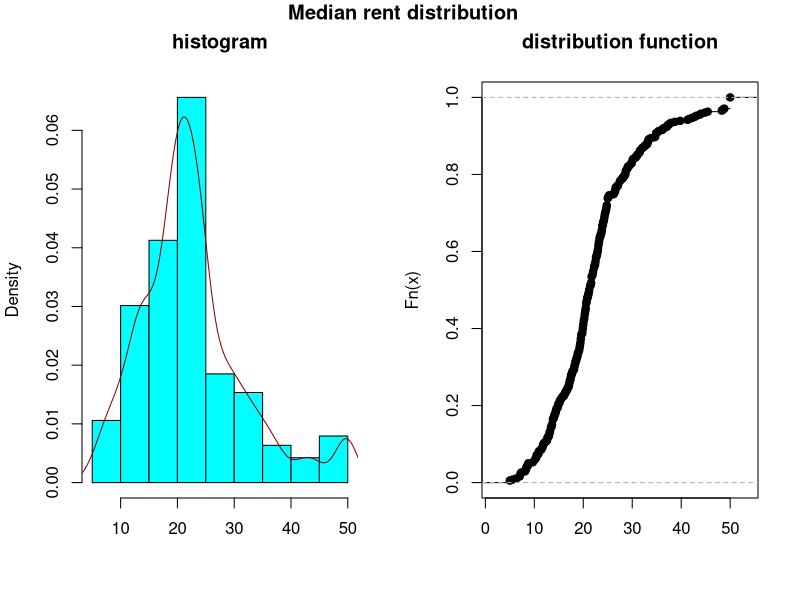
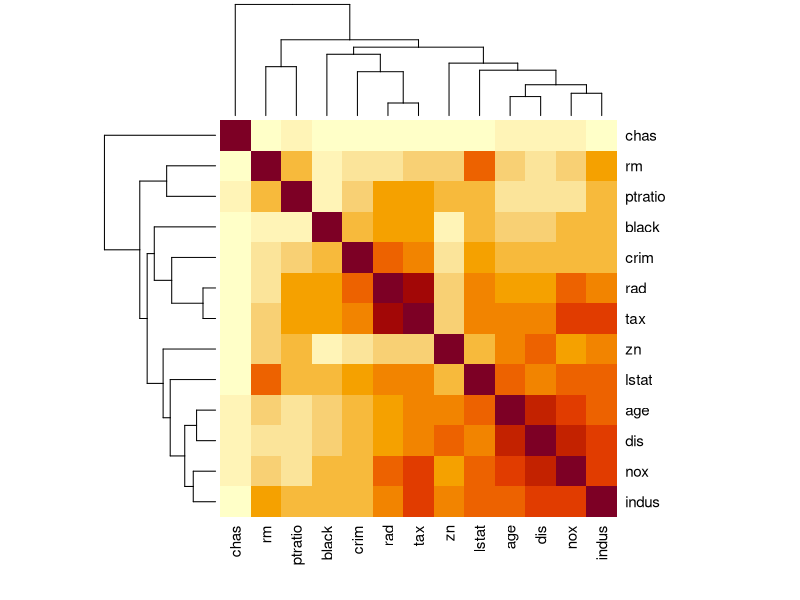
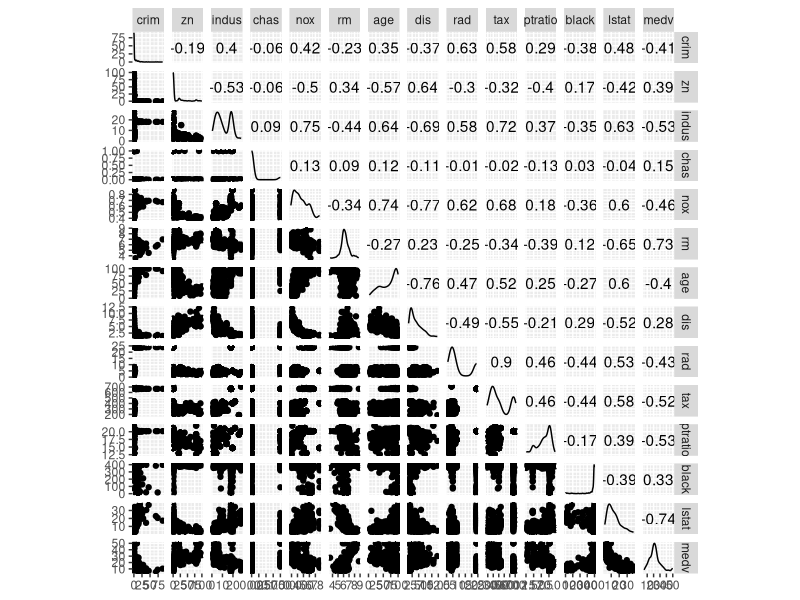
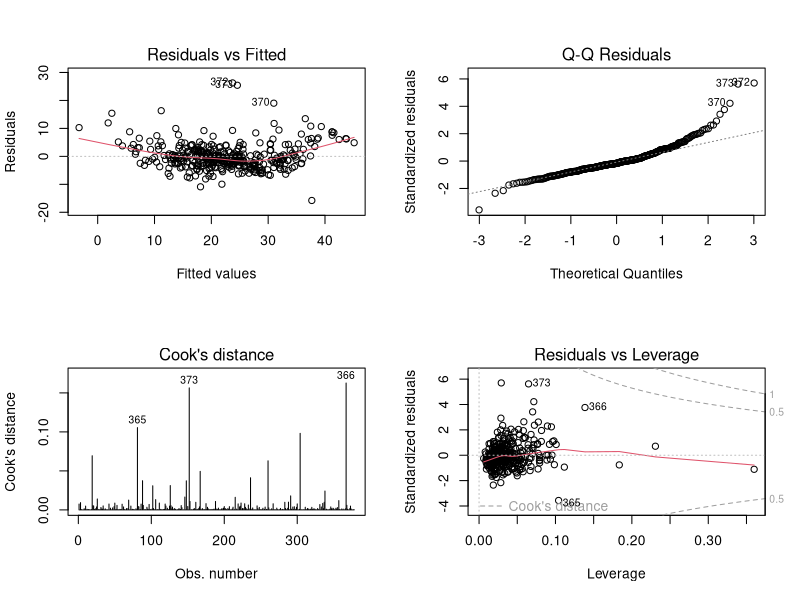
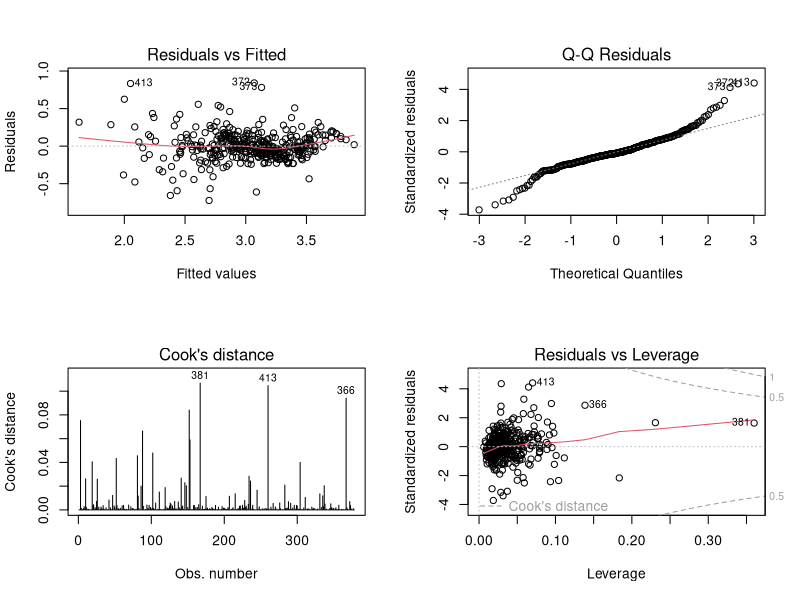
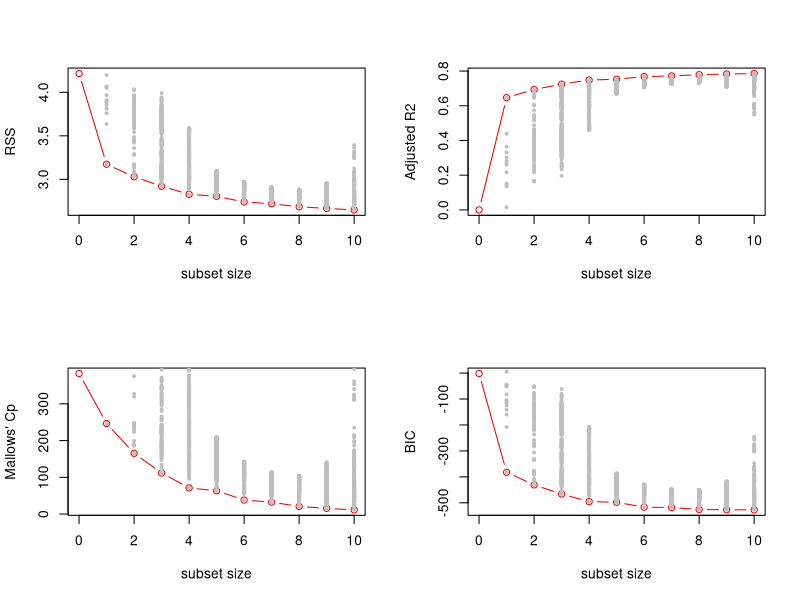
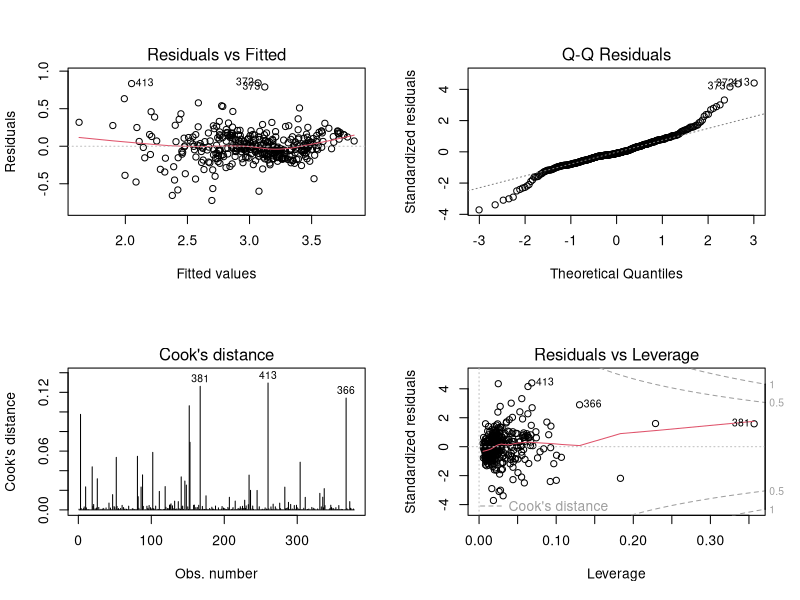
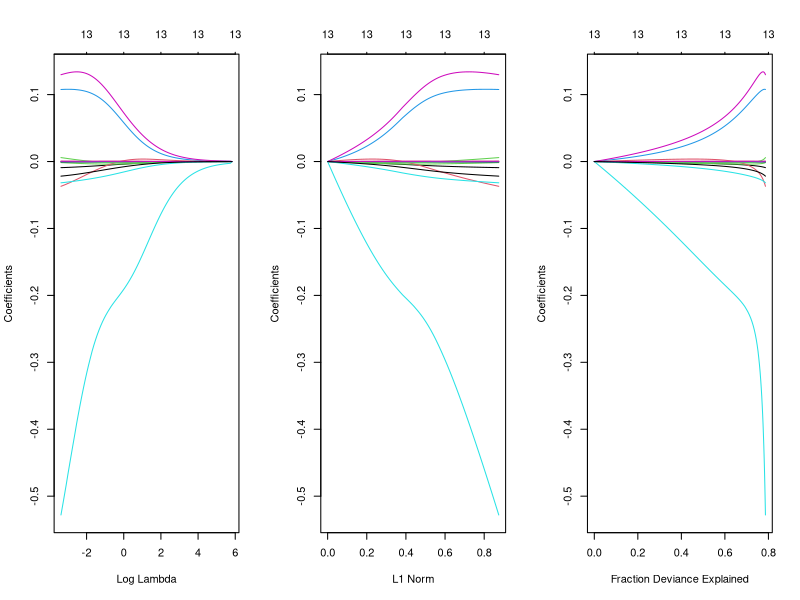

Generate these figures, in order, with R:
# First part: introduction
# 1.1 Preliminaries
rm(list=ls())
graphics.off()
set.seed(1234)
library(MASS)
data(Boston)
n <- nrow(Boston) ; 
train <- sample(1:n, 3*round(n / 4))
Boston.train <- Boston[ train, ]
Boston.test <- Boston[-train, ]
#Descriptive analysis
par(mfrow=c(1,2))
hist(Boston.train$medv, freq=FALSE, col="cyan", main="histogram",xlab="")
lines(density(Boston.train$medv), col="darkred")
plot(ecdf(Boston.train$medv), main="distribution function",xlab="")
title(outer=TRUE, main="\n Median rent distribution")

#Some of variables appear to be redundant:
heatmap(abs(cor(Boston.train[, -14])), symm=TRUE)

# Using dispersion diagrams we can present the similarity of the response, the body mass index and the first
# serological variable.
library(GGally)
ggscatmat(Boston.train)

# Second part: multilinear regression and variable selection
# Multilinear regression
null <- lm(medv~1, Boston.train)
full <- lm(medv~., Boston.train)
#As expected, the we reject the nul hypothesis.
anova(null,full)
#The R2 parameter is rather good:
summary(full)
#Now for the diagnostic plots:
par(mfrow=c(2,2))
plot(full, which=c(1,2,4,5))
# The diagnostics appear to be good, with a weaker variance to the small and large adjusted values, but that is
# mostly due to a smaller presence of observations in these ranges. A root-square or logarithmic transformation
# slightly enhance the symmetry of the residuals. There is no presence of strongly aberrant values (the distance
# of Cook remains small for all members), still, 3 points might be removed from the study.
null <- lm(log(medv)~1, Boston.train)
full <- lm(log(medv)~., Boston.train)
summary(full)
par(mfrow=c(2,2))
plot(full, which=c(1,2,4,5))

#Exhaustive search
#There are a total of 2^10 = 1024 possible models. We focus on the best 500 of them.
library(leaps)
bss <- summary(regsubsets(log(medv) ~ . , data=Boston.train, nvmax=10, nbest=500, really.big=TRUE))

# Using this object (by examining it structure - you can use the str command), we can recover all the values we
# need. We recover the best results for each parameter in order to represent them graphicly in separate plots.
bss.size <- as.numeric(rownames(bss$which))
bss.best.rss <- tapply(bss$rss, bss.size, min)
bss.best.adjr2 <- tapply(bss$adjr2, bss.size, max)
bss.best.bic <- tapply(bss$bic , bss.size, min)
bss.best.Cp <- tapply(bss$cp , bss.size, min)
# We complete the statistics with the performance of the null model which is not ouputed by the regsubset
# function.
n <- nrow(Boston.train)
RSS0 <- sum(resid(null)^2)
bss.best.rss <- c(RSS0, bss.best.rss)
bss.best.adjr2 <- c(summary(null )$adj.r.squared, bss.best.adjr2)
bss.best.bic <- c(log(RSS0/n), bss.best.bic)
bss.best.Cp <- c(n+RSS0/(n*summary(full)$sigma^2), bss.best.Cp)
#Plot time!
model.size <- 0:10
par(mfrow=c(2,2))
plot(model.size, log(bss.best.rss), type="b",
     xlab="subset size", ylab="RSS", col="red2" )
points(bss.size, log(bss$rss), pch=20, col="gray", cex=0.7)
plot(model.size, bss.best.adjr2, type="b",
     xlab="subset size", ylab="Adjusted R2", col="red2" )
points(bss.size, bss$adjr2, pch=20, col="gray", cex=0.7)
plot(model.size, bss.best.Cp, type="b",
     xlab="subset size", ylab="Mallows' Cp", col="red2" )
points(bss.size, bss$cp, pch=20, col="gray", cex=0.7)
plot(model.size, bss.best.bic, type="b",
     xlab="subset size", ylab="BIC", col="red2" )
points(bss.size, bss$bic, pch=20, col="gray", cex=0.7)

#Stepwise Selection
scope <- list(lower = terms(log(medv) ~ 1, data=Boston.train),
              upper = terms(log(medv) ~ ., data=Boston.train))
step.AIC <- step(null, scope, direction='both', trace=FALSE)
step.BIC <- step(null, scope, direction='both', k=log(n), trace=FALSE)
# Both the AIC and BIC models include common variables. The variables selected, however, differ between the
# two models, due to the existing correlations between these. While we have a slightly worse R2 with the BIC,
# its interpretation is easier.
step.AIC
step.BIC
par(mfrow=c(2,2))
plot(step.BIC, which=c(1,2,4,5))
summary(step.BIC)

##Third part: penalisation methods
#Ridge Regression
library(glmnet)
x <- as.matrix(Boston.train[, -14])
y <- log(Boston.train$medv)
ridge <- glmnet(x,y,alpha=0)
#We can represent the regularisation path in function of different mesurements:
par(mfrow=c(1,3))
plot(ridge, xvar="lambda")
plot(ridge, xvar="norm")
plot(ridge, xvar="dev")

#The results are interchangable for both methods of cross-validation.
ridge.10cv <- cv.glmnet(x,y,nfolds=10, alpha=0, grouped=FALSE)
ridge.loo <- cv.glmnet(x,y,nfolds=n , alpha=0, grouped=FALSE)
par(mfrow=c(1,2))
plot(ridge.10cv)
plot(ridge.loo)
# We can access the generated models through the predict function. Take care as the new value of the
# predictors used for the prediction must be formated as a matrix.
x0 <- as.matrix(Boston.train[1:5, -14]) # A new observation as an example
predict(ridge, newx=x0, s=ridge.10cv$lambda.min)
predict(ridge, newx=x0, s=ridge.10cv$lambda.1se)
#Lasso Regression
# We just need to use the previous code and modulate the alpha parameter. Note the consecutivelly selected
# variables on the path towards the solution.
lasso <- glmnet(x,y)
par(mfrow=c(1,3))
plot(lasso, xvar="lambda")
plot(lasso, xvar="norm")
plot(lasso, xvar="dev")
#Again the results remain close with both methods of cross-validation.
lasso.10cv <- cv.glmnet(x,y,nfolds=10, grouped=FALSE)
lasso.loo <- cv.glmnet(x,y,nfolds=n , grouped=FALSE)
par(mfrow=c(1,2))
plot(lasso.10cv)
plot(lasso.loo)
# We will therefore study the models that minimise the cross validation error and the most parcimonious model
# within 1 std of the best model.
predict(lasso, x0, s=lasso.10cv$lambda.min)
predict(lasso, x0, s=lasso.loo$lambda.1se)
#Here are the standard parameters for a lasso regression.
n <- nrow(Boston.train)
p <- ncol(Boston.train) - 1 + 1
AIC <- n*log(colMeans((y - predict(lasso, x))^2)) + 2 * lasso$df
BIC <- n*log(colMeans((y - predict(lasso, x))^2)) + log(n) * lasso$df
eBIC <- n*log(colMeans((y - predict(lasso, x))^2)) + log(p) * lasso$df
mBIC <- n*log(colMeans((y - predict(lasso, x))^2)) + (log(n) + 2 *log(p)) * lasso$df
library(ggplot2)
d <- data.frame(lambda = rep(lasso$lambda, 4),
                value = c(AIC, BIC, eBIC, mBIC),
                critere = factor(rep(c("AIC","BIC","eBIC","mBIC"), each=length(lasso$lambda))))
ggplot(d, aes(x=lambda,y=value,colour=critere,group=critere)) + geom_line() + scale_x_log10()
#We name lasso.min, lasso.1se, lasso.BIC and lasso.mBIC the corresponding models.
lambda.min.BIC <- lasso$lambda[which.min(BIC)]
lambda.min.mBIC <- lasso$lambda[which.min(mBIC)]
predict(lasso, x0, s=lambda.min.BIC)
predict(lasso, x0, s=lambda.min.mBIC)

##Forth part: Evaluating the quality of the models obtained
y.test <- log(Boston.test$medv)
x.test <- as.matrix(Boston.test[, -14])
err.null <- mean((y.test - predict(null, Boston.test))^2)
err.full <- mean((y.test - predict(full, Boston.test))^2)
err.sAIC <- mean((y.test - predict(step.AIC, Boston.test))^2)
err.sBIC <- mean((y.test - predict(step.BIC, Boston.test))^2)
err.ridge.min <- mean((y.test - predict(ridge, newx=x.test, s=ridge.10cv$lambda.min))^2)
err.ridge.1se <- mean((y.test - predict(ridge, newx=x.test, s=ridge.10cv$lambda.min))^2)
err.lasso.min <- mean((y.test - predict(lasso, newx=x.test, s=lasso.10cv$lambda.min))^2)
err.lasso.1se <- mean((y.test - predict(lasso, newx=x.test, s=lasso.10cv$lambda.min))^2)
err.lasso.BIC <- mean((y.test - predict(lasso, newx=x.test, s=lambda.min.BIC))^2)
err.lasso.mBIC <- mean((y.test - predict(lasso, newx=x.test, s=lambda.min.mBIC))^2)
res <- data.frame(modele = c("null", "full", "step.AIC", "step.BIC", "ridge.CVmin",
                             "ridge.CV1se", "lasso.CVmin", "lasso.CV1se", "lasso.BIC", "lasso.mBIC"),
                  erreur = c(err.null, err.full, err.sAIC, err.sBIC, err.ridge.min, err.ridge.1se,
                             err.lasso.min, err.lasso.1se, err.lasso.BIC, err.lasso.mBIC))
print(res)

err.lasso <- colMeans((y.test - predict(lasso, newx=x.test))^2)
err.ridge <- colMeans((y.test - predict(ridge, newx=x.test))^2)
par(mfrow=c(1,1))
plot(log10(lasso$lambda), err.lasso, type="l")
axis(3, at=c(log10(lasso.10cv$lambda.min), log10(lasso.10cv$lambda.1se),
             log10(lambda.min.BIC), log10(lambda.min.mBIC)),
     labels = c("CV min", "CV 1se", "BIC", "mBIC"))
abline(v=c(log10(lasso.10cv$lambda.min), log10(lasso.10cv$lambda.1se),
           log10(lambda.min.BIC), log10(lambda.min.mBIC)), lty=3)
plot(log10(ridge$lambda), err.ridge, type="l")
axis(3, at=c(log10(ridge.10cv$lambda.min), log10(ridge.10cv$lambda.1se)),
     labels = c("CV min", "CV 1se"))
abline(v=c(log10(ridge.10cv$lambda.min), log10(ridge.10cv$lambda.1se)), lty=3)
